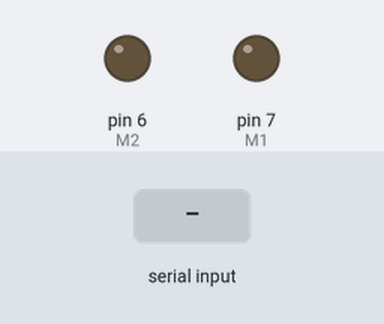
The program below on a simulated Arduino Uno, built with avr-gcc and run on an emulated ATmega328P. Shown: output pins drawn as LEDs (lit = HIGH). The inputs (shaded band) are chosen by the test bench.

Above: at 1.2 s.
1.3 s: "$\n" received over Serial
At 2.2 s:
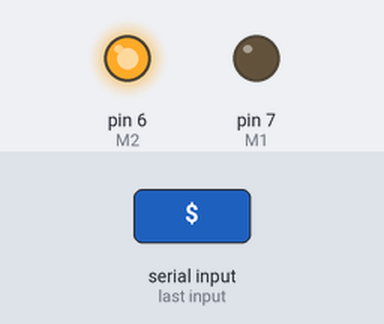
Timing chart, 0 to 4.3 s (numbered marks = the images above; inputs shaded):
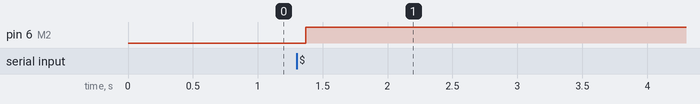

Measured:
- after the input at 1.3 s, pin 6 (M2): LOW → HIGH after 0.07 s

The program:

main.cpp
```cpp
#include <Arduino.h>
#include <SoftwareSerial.h>
#include <LiquidCrystal.h>
#include <Wire.h>


String entry = "";
SoftwareSerial virtualMonitor(2, 3); // RX | TX
#define M1 7
#define M2 6

#define HUMIDITY 0
#define TEMPERATURE 1
#define DUTY_CYCLE 2
// input format == humidity-temperature$

void setup() {
  Serial.begin(9600);
  virtualMonitor.begin(9600);
  pinMode(M1,OUTPUT) ;
  pinMode(M2,OUTPUT) ;
}

int mainInputProccess(const String &data)
{
  int splitIndex[2] = {0, 0};
  int j = 0;
  for (unsigned int i = 0; i < data.length(); i++)
    if (data[i] == '-'){
      splitIndex[j] = i;
      j++;
    }
  virtualMonitor.print("Humidity: ");
  virtualMonitor.print(data.substring(0, splitIndex[0]).toFloat());
  virtualMonitor.print("Temperature");
  virtualMonitor.print(data.substring(splitIndex[0] + 1, splitIndex[1]).toFloat());
  int dutyCycle = data.substring(splitIndex[1] + 1, data.length()).toInt();
  virtualMonitor.print(dutyCycle);
  return dutyCycle;
}

char c = '\n';
int dutyCycle = 100;
bool isPrint = false;

void loop() {
  if (Serial.available()){
    c = Serial.read();
    entry += c;
    isPrint = true;
  }
  if (c == '$'){
    if(isPrint){
      virtualMonitor.print("ACTUATOR: Received from MAIN: ");
      virtualMonitor.println(entry);
      dutyCycle = mainInputProccess(entry);
      isPrint = false;
    }
    entry = "";
    digitalWrite(M1,HIGH);
    digitalWrite(M2,LOW);
    delay(10*dutyCycle);
    digitalWrite(M1,LOW);
    digitalWrite(M2,HIGH);
    delay(1000 - 10*dutyCycle);
  }

}
```
